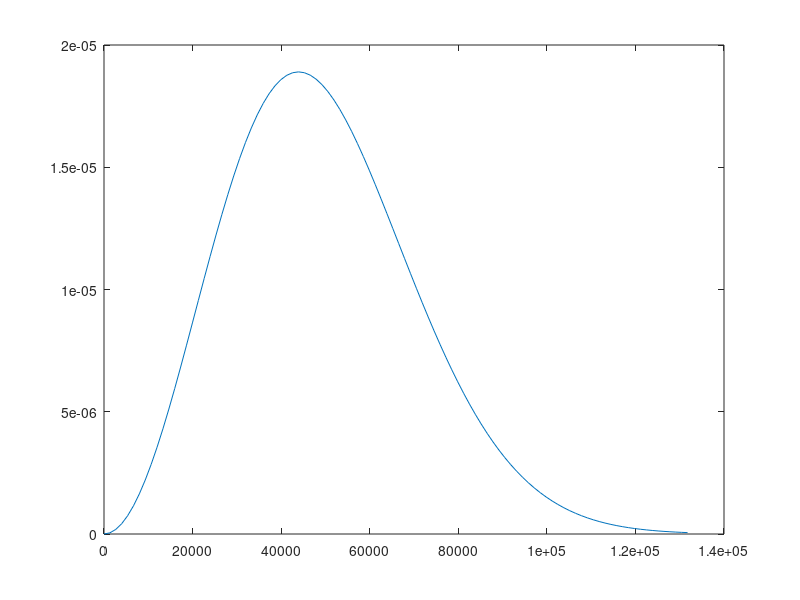

MATLAB code to generate this figure: (Note: this script raises an error after producing the figure.)
clear all
close all

nP=1e3;
nT=1e4;
v0 = 3e3;
flowV0 = 1e4;
T=20;
m1 = 184*1.66e-27;
m2 = 2*1.66e-27;
nu_E = 2764;
nu_d = 1000;
nu_par = 1000;
nu_friction = 1000;
dt = 1e-5;
k = 1.38e-23*11604; 

vx=zeros(1,nP);
vy=zeros(1,nP);
vz=v0*ones(1,nP);

flowVx=flowV0*ones(1,nP);
flowVy=zeros(1,nP);
flowVz=zeros(1,nP);

meanSpeed = sqrt(2*k*T/(m2));
meanSpeedImp = sqrt(2*k*T/(m1));

B = m2/(2*T*k);
vgrid = linspace(0,3*meanSpeed);
fvb = sqrt(B/pi)*exp(-B*vgrid.^2);
fvb = (B/pi)^(3/2)*4*pi*vgrid.*vgrid.*exp(-B*vgrid.^2);
fvbCDF = cumsum(fvb);
fvbCDF = fvbCDF./fvbCDF(end);
figure(1)
plot(vgrid,fvb)
B_unit = [0,0,1];
tic
for i=1:nT
        if sum(isnan(vx))
        stop
    end
    vPartNorm = sqrt(vx.^2 + vy.^2 + vz.^2);
    vxRelative = vx - flowVx;
    vyRelative = vy - flowVy;
    vzRelative = vz - flowVz;
    vRelativeNorm = sqrt(vxRelative.^2 + vyRelative.^2 + vzRelative.^2);
    d_parx = vxRelative./vRelativeNorm;
    d_pary = vyRelative./vRelativeNorm;
    d_parz = vzRelative./vRelativeNorm;
    s1 = d_parz;
    s2 = sqrt(1-s1.*s1);
    perp_direction1(:,1) = 1.0./s2.*(s1.*d_parx- B_unit(1));
    perp_direction1(:,2) = 1.0./s2.*(s1.*d_pary- B_unit(2));
    perp_direction1(:,3) = 1.0./s2.*(s1.*d_parz- B_unit(3));
    perp_direction2(:,1) = 1.0./s2.*(B_unit(2)*d_parz-B_unit(3)*d_pary);
    perp_direction2(:,2) = 1.0./s2.*(B_unit(3)*d_parx-B_unit(1)*d_parz);
    perp_direction2(:,3) = 1.0./s2.*(B_unit(1)*d_pary-B_unit(2)*d_parx);
    n1 = normrnd(0,1,1,nP);
    n2 = normrnd(0,1,1,nP);
    xsi = rand(1,nP);
    r1x = rand(1,nP);
    r1y = rand(1,nP);
    r1z = rand(1,nP);
    r2 = rand(1,nP);
    vbx = interp1(fvbCDF,vgrid,r1x,'pchip',0);
    vby = interp1(fvbCDF,vgrid,r1y,'pchip',0);
    vbz = interp1(fvbCDF,vgrid,r1z,'pchip',0);
    phix= 2*rand(1,nP)-1;
    phiy= 2*rand(1,nP)-1;
    phiz= 2*rand(1,nP)-1;
    vbx = phix.*vbx;
    vby = phiy.*vby;
    vbz = phiz.*vbz;
    vfx = collV(vx,vbx,m1,m2);
    vfy = collV(vy,vby,m1,m2);
    vfz = collV(vz,vbz,m1,m2);
    coeff_par = n1*sqrt(nu_par*dt);
    coeff_perp = abs(n2)*sqrt(nu_d*dt*0.5);
    cosXsi = cos(2.0*pi*xsi);
    sinXsi = sin(2.0*pi*xsi);
    vCollx = coeff_par.*d_parx + coeff_perp.*(perp_direction1(:,1)'.*cosXsi + perp_direction2(:,1)'.*sinXsi);
    vColly = coeff_par.*d_pary + coeff_perp.*(perp_direction1(:,2)'.*cosXsi + perp_direction2(:,2)'.*sinXsi);
    vCollz = coeff_par.*d_parz + coeff_perp.*(perp_direction1(:,3)'.*cosXsi + perp_direction2(:,3)'.*sinXsi);
    vCollNorm = sqrt(vCollx.*vCollx + vColly.*vColly + vCollz.*vCollz);
    vNew = sqrt(vfx.*vfx + vfy.*vfy + vfz.*vfz);
    thisSign = sign(vxRelative);
    vx = vxRelative + vRelativeNorm.*vCollx+ flowVx;
    vy = vyRelative + vRelativeNorm.*vColly;
    vz = vzRelative + vRelativeNorm.*vCollz;
     vPartNorm = sqrt(vx.^2 + vy.^2 + vz.^2);
     vx = vNew.*vx./vPartNorm - nu_friction*dt.*thisSign.*vRelativeNorm;
     vy = vNew.*vy./vPartNorm;
     vz = vNew.*vz./vPartNorm;
end
toc
B = m1/(2*T*k);
vgrid = linspace(0,20000);
fvb = nT*sqrt(B/pi)*exp(-B*vgrid.^2);
fvb = nT*(B/pi)^(3/2)*4*pi*vgrid.*vgrid.*exp(-B*vgrid.^2);
vmag = sqrt((vx-0*flowV0).^2 +vy.*vy +vz.*vz);
figure(2)
h1=histogram(vmag)
hold on
plot(vgrid,fvb*max(h1.Values)/max(fvb))

vgrid = linspace(-20000,20000);
fvb = nT*sqrt(B/pi)*exp(-B*vgrid.^2);
figure(3)
h1=histogram(vx)
hold on
plot(vgrid,fvb*max(h1.Values)/max(fvb))
histogram(vy)
histogram(vz)

function vf1 = collV(v1,v2,m1,m2)
vf1 = (m1-m2)./(m1+m2).*v1 + 2*m2/(m1+m2).*v2;
end
